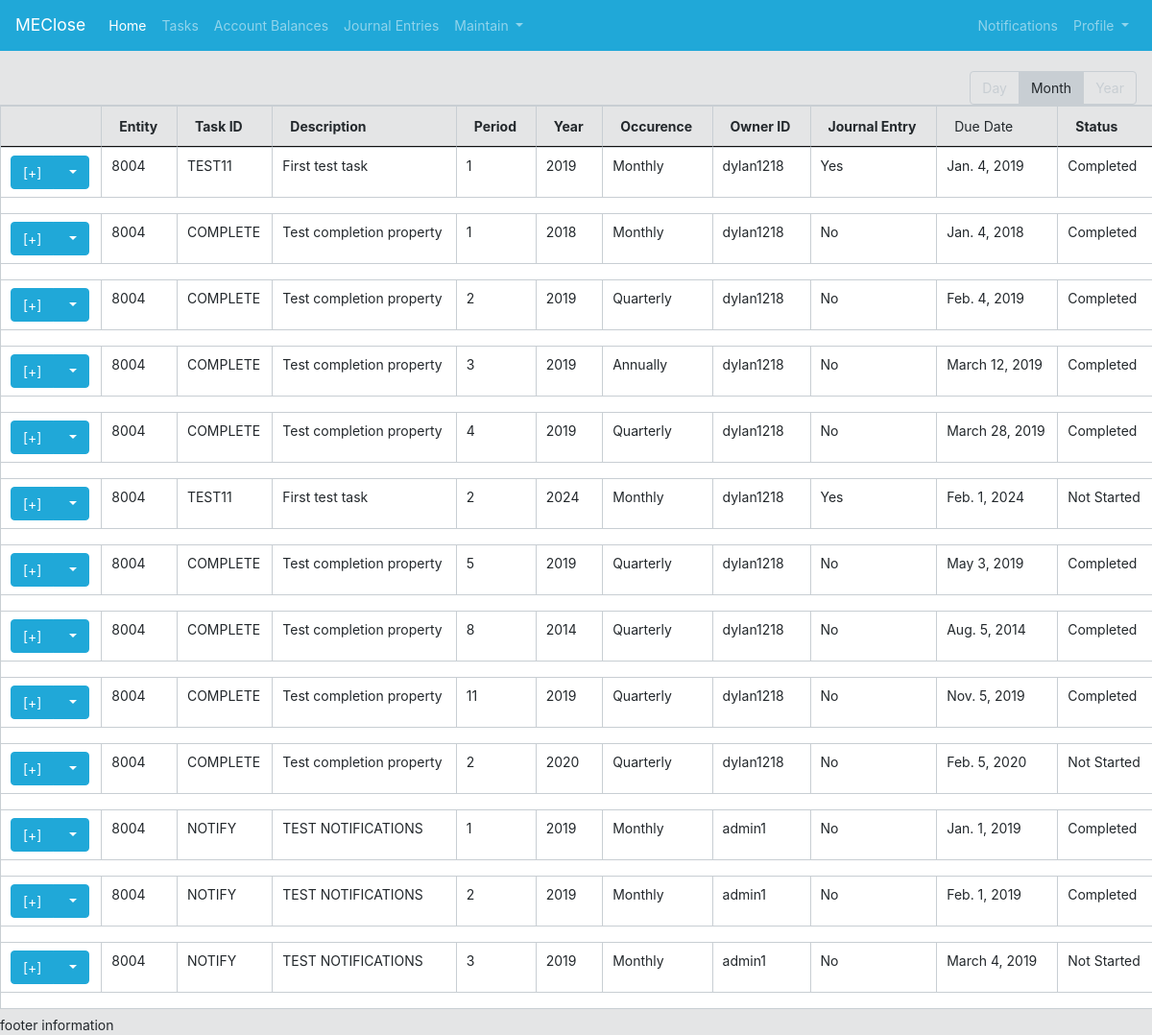
The page /ClosePortal/tasks/ on the database as committed earlier.
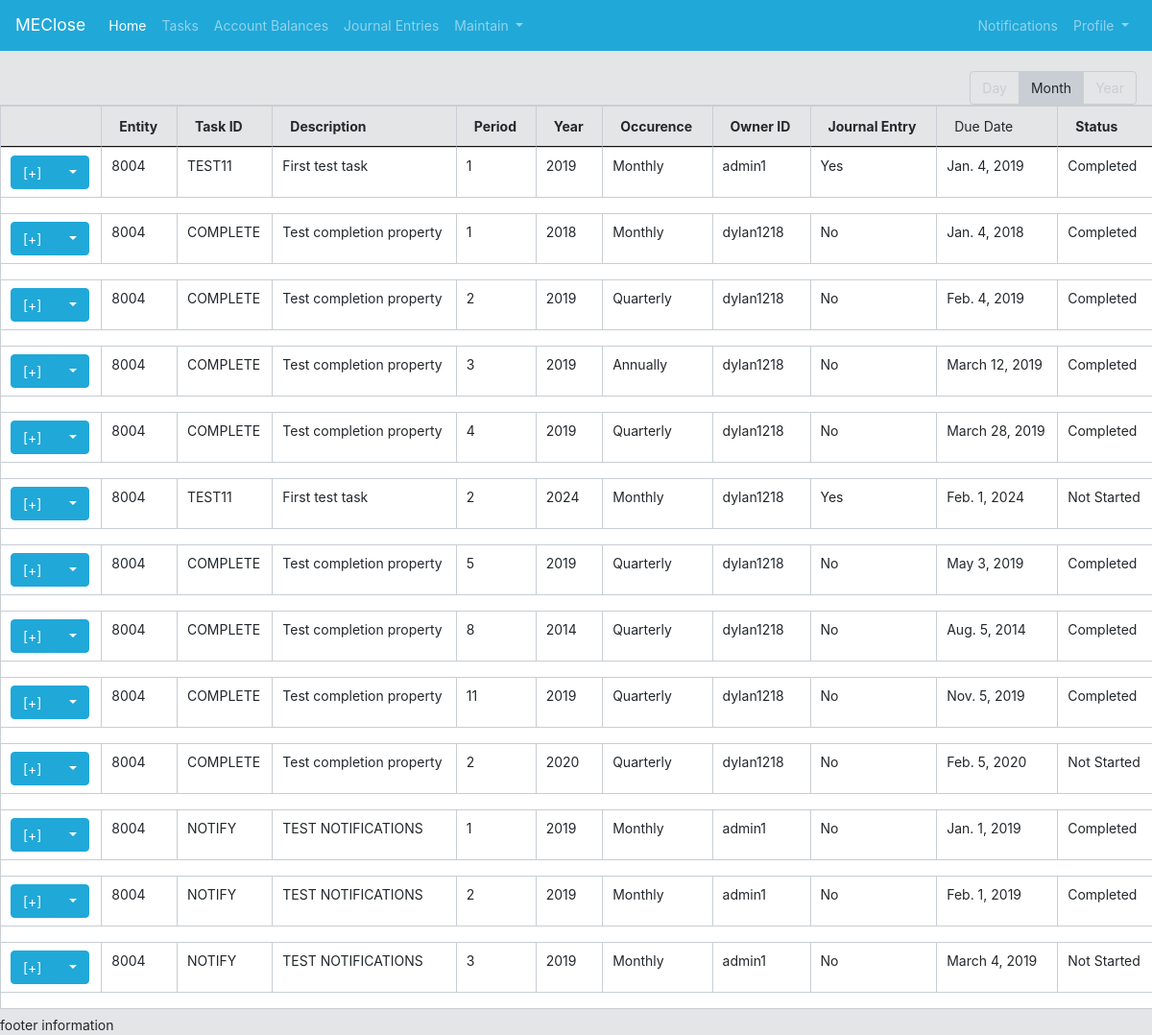
The same page on the database as committed later.
### CloseApplication/models.py (models this page shows, shortened)
class TaskChecklist(models.Model):
    occurenceChoices = (
        ('M', 'Monthly'),
        ('Q', 'Quarterly'),
        ('S', 'Semi-Annually'),
        ('A', 'Annually'),
    )
    taskId = models.CharField(max_length=8)
    taskTBMapping = models.CharField(max_length=200, default="Not Assigned") #For assigning tasks to a TB FSLI
    taskDescription = models.CharField(max_length=200)
    taskYear = models.IntegerField(max_length=4)
    taskPeriod = models.IntegerField(max_length=2, choices = periodChoices)
    taskOccurence = models.CharField(max_length=2, choices = occurenceChoices)
    taskOwnerId = models.ForeignKey(User, on_delete=models.PROTECT) #For documentation purposes we want to preserve who the owner of a task was, and as such protect is utilized to not allow deletion of the referenced object
    isJE = models.CharField(max_length=3, choices=binaryChoice)
    pub_date = models.DateTimeField('date published')
    due_date = models.DateField(("Due Date"), default=datetime.date.today) #Note: No longer needed -- will be a calculated property
    dueMonthDay = models.IntegerField(max_length=2, default=1)
    entity = models.ForeignKey(userDefinedEntity, on_delete=models.PROTECT, related_name="entity_TaskChecklist", default=1)
    class Meta:
        constraints = [
            models.UniqueConstraint(fields=['taskId', 'entity', 'taskPeriod', 'taskYear'], name='unique_EntityUser')
        ]
    @property
    def Due_Date(self):
        dateStart = datetime.date(self.taskYear,self.taskPeriod,1)
        dateEnd = datetime.date(self.taskYear, self.taskPeriod, calendar.monthrange(self.taskYear,self.taskPeriod)[1])
        firstBusinessDay = pd.date_range(dateStart, dateEnd, freq="BMS")
        return (firstBusinessDay + BDay(self.dueMonthDay-1)).date[0]
    @property
    def aggregateStatus(self):
        try:
            related_SubTask_Model = TaskChecklist.objects.prefetch_related("taskId_taskId").all().filter(taskId=self.taskId, entity=self.entity, taskPeriod=self.taskPeriod, taskYear=self.taskYear)
            related_SubTask_Model_Groupby = related_SubTask_Model[0].taskId_taskId.all().values("subTaskStatus").annotate(Count("subTaskStatus")) #-1 to bring pk down relative to 0th based index
            not_Started_List = list(related_SubTask_Model_Groupby.filter(subTaskStatus="NS").values_list("subTaskStatus__count", flat=True))
            in_Progress_List = list(related_SubTask_Model_Groupby.filter(subTaskStatus="IP").values_list("subTaskStatus__count", flat=True))
            completed_List = list(related_SubTask_Model_Groupby.filter(subTaskStatus="CT").values_list("subTaskStatus__count", flat=True))
            if len(not_Started_List) > 0:
                not_Started_Count = not_Started_List[0]
            else:
                not_Started_Count = 0
            if len(in_Progress_List) > 0:
                in_Progress_Count = in_Progress_List[0]
            else:
                in_Progress_Count = 0
            if len(completed_List) > 0:
                completed_Count = completed_List[0]
            else:
                completed_Count = 0
            if ( (not_Started_Count + in_Progress_Count + completed_Count) == 0 ) or ( (not_Started_Count > 0) and ((in_Progress_Count + completed_Count) == 0) ) :
                return "Not Started"
            elif in_Progress_Count > 0:
                return "In Progress"
            else:
                return "Completed"
        except:
            return "Unable to calculate status"
    @property #@property decorater utilized to create a callable calculated "field" similar to other fields
    def taskIdKey(self):
        return str(self.entity) + "-" + str(self.taskId) + "-" + str(self.taskYear) + "-" + str(self.taskPeriod)

class userDefinedEntity(models.Model):
    entity = models.CharField(max_length=200, default="Select Entity")
    def __str__(self):
        return self.entity

class subTaskChecklist(models.Model):
    taskId = models.ForeignKey(TaskChecklist, related_name="taskId_taskId", on_delete=models.CASCADE) #this field is our associated between the parent task and subtask(s). Cascade is utilize to remove the subtasks if parent task is removed
    subTaskNumber = models.IntegerField(max_length=2, default=1) #Maximum number of subtasks set to 99
    subTaskDescription = models.CharField(max_length=200)
    subTaskStatus = models.CharField(max_length=2, choices = statusChoices)
    class Meta:
        constraints = [
            models.UniqueConstraint(fields=['taskId', 'subTaskNumber'], name='unique_Subtask')
        ]
    @property
    def Get_Related_Period(self):
        get_Related_Object = subTaskChecklist.objects.all()
        return str(get_Related_Object.get(id=self.id).taskId.entity) + "-" + str(get_Related_Object.get(id=self.id).taskId.taskId) + "-" + str(get_Related_Object.get(id=self.id).taskId.taskYear) + "-" + str(get_Related_Object.get(id=self.id).taskId.taskPeriod)
    def File_Path(instance, filename):
        return os.path.join("Sub_Tasks", str(instance.taskId), str(instance.subTaskNumber), filename)
    docfile = models.FileField(upload_to=File_Path, default=False) #Note: To consider a way to set the default value equal to a dynamic file template which a user can download, and upload once completed

### CloseApplication/views.py (the view)
# urls.py: path('tasks/', views.taskList.as_view(), name='tasklist'),
class taskList(View):
    template = 'CloseApplication/taskchecklist/taskchecklist_list.html'
    def get(self, request, *args, **kwargs):
        TaskChecklist_Fields = TaskChecklist._meta.get_fields(include_hidden=False)
        TaskChecklist_Values = TaskChecklist.objects.all()
        subTasklist_Fields = subTaskChecklist._meta.get_fields(include_hidden=False)
        subTasklist_Values = subTaskChecklist.objects.all()
        context = { #context represents the variables passed to the provided template
            'TaskChecklist_Fields': TaskChecklist_Fields,
            'TaskChecklist_Values': TaskChecklist_Values,
            'subTasklist_Fields': subTasklist_Fields,
            'subTasklist_Values': subTasklist_Values,
        }
        return render(request, self.template, context)

### CloseApplication/templates/CloseApplication/taskchecklist/taskchecklist_list.html (shortened to what this page needs)
{% extends "CloseApplication/base.html" %}
{% load staticfiles %}
{% block content %}
{% include "CloseApplication/listview_outline.html" %}
<table class="table table-bordered table-hover" id="TaskChecklistTable">
    <thead>
        <tr>
            <th></th>
            <th>Entity</th>
            <th>Task ID</th>
            <th>Description</th>
            <th>Period</th>
            <th>Year</th>
            <th>Occurence</th>
            <th>Owner ID</th>
            <th>Journal Entry</th>
            <td>Due Date</th>
            <th>Status</th>
        </tr>
    </thead>
    <tbody class="bg-white">
        {% for tableValue in TaskChecklist_Values %}
        {% with forloopCounter=forloop.counter|stringformat:"s" %}
        {% with idTemplate_Hash="#group-of-rows"|add:forloopCounter %}
        {% with idTemplate="group-of-rows"|add:forloopCounter %}
        <tr data-toggle="collapse" data-target="{{ idTemplate_Hash }}">
            <td class=" details-control">
                <div class="btn-group">
                    <button type="button" class="btn btn-primary" id="collapseButton">[+]</button>
                    <button type="button" class="btn btn-primary dropdown-toggle" data-toggle="dropdown">
                    </button>
                </div>
            </td>
            <td>{{ tableValue.entity }}</td>
            <td>{{ tableValue.taskId }}</td>
            <td>{{ tableValue.taskDescription }}</td>
            <td>{{ tableValue.taskPeriod }}</td>
            <td>{{ tableValue.taskYear }}</td>
            <td>{{ tableValue.get_taskOccurence_display }}</td>
            <td>{{ tableValue.taskOwnerId }}</td>
            <td>{{ tableValue.isJE }}</td>
            <td> {{ tableValue.Due_Date }} </td>
            <td>{{ tableValue.aggregateStatus }}</td>
        </tr>
        <tr>
        <td colspan="12">
            </td>
            </tr>
        {% endwith %}
        {% endwith %}
        {% endwith %}
        {% endfor %}
    </tbody>
</table>
{% endblock %}

Rows that differ between the two databases and show on the page:
changed TaskChecklist "Jan. 4, 2019": taskOwnerId "dylan1218" → "admin1"
